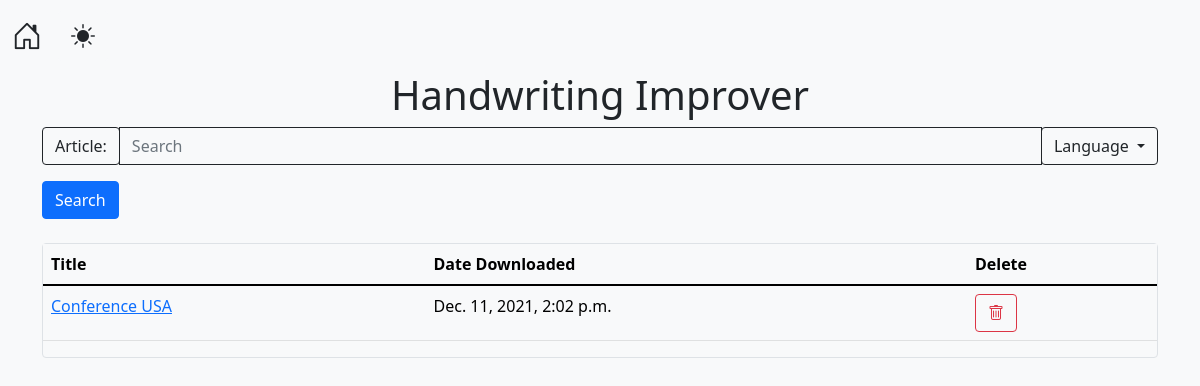
Page /handwriting/ on the committed database.
### wikipedia_converter/models.py (models this page shows, shortened)
class FullArticle(models.Model):
    formatted_page = models.ForeignKey(Article, on_delete=models.CASCADE, related_name="formatted_page")
    original_page = models.ForeignKey(Article, on_delete=models.CASCADE)
    date_pulled = models.DateTimeField('date pulled from wikipedia')
    def __str__(self):
        return self.formatted_page.title

class Article(models.Model):
    content = models.CharField(max_length=9999999999)
    link = models.CharField(max_length=500)
    title = models.CharField(max_length=500)

### wikipedia_converter/views.py (the view)
# urls.py: path('', views.IndexView.as_view(), name='index'),
def index(request):
    template = loader.get_template('wikipedia_converter/index.html')
    articles = list(FullArticle.objects.all())
    context = {
        'articles': articles,
    }
    return HttpResponse(template.render(context, request))

### wikipedia_converter/templates/wikipedia_converter/index.html (shortened to what this page needs)
<!DOCTYPE html>
<html lang="en">
<head>
    {% load static %}
    {% include 'wikipedia_converter/navbar.html' %}
</head>
<body class="bg-dark text-light">
<div class="container">
<h1 class="text-center">Handwriting Improver</h1>
</div>
<div class="container ">
    <form method="POST" id="mainForm" class="bg-dark text-light" action="{% url 'wikipedia_converter:getArticles' %}">
        <div class="input-group mb-3">
            <div class="input-group-prepend">
                <span class="input-group-text bg-dark text-light btn-outline-light" id="basic-addon3">
                    Article:
                </span>
            </div>
            <input type="text" id="mainInput" class="bg-dark text-light btn-outline-light form-control" name="search" placeholder="Search">
            <div class="input-group-append">
                <div class="dropdown">
                    <button class="btn btn-outline-light dropdown-toggle" type="button" data-bs-toggle="dropdown" data-toggle="dropdown" aria-haspopup="true" aria-expanded="false">
                        Language
                    </button>
                </div>
            </div>
        </div>
        <input type="submit" value="Search" class="btn btn-primary">
    </form>
    <br>
    <div class="border rounded">
        <table class="table table-dark">
            <thead>
                <tr>
                    <th scope="col">Title</th>
                    <th scope="col">Date Downloaded</th>
                    <th scope="col">Delete</th>
                </tr>
            </thead>
            <tbody>
        {% for article in articles %}
                <tr>
                    <td>
                        <a href="{% url 'wikipedia_converter:getArticleFromDb' article.id %}">
                            {{ article }}
                        </a>
                    </td>
                    <td>
                        {{ article.date_pulled }}
                    </td>
                    <td>
                        <a href="{% url 'wikipedia_converter:deleteArticleFromDb' article.id %}" class="btn btn-outline-danger">
                            <i class="bi-trash"></i>
                        </a>
                    </td>
                </tr>
        {% endfor %}
        </tbody>
        </table>
    </div>
</div>
</body>
</html>

### rows in the picture
FullArticle: formatted_page.title "Conference USA", date_pulled "Dec. 11, 2021, 2:02 p.m."
